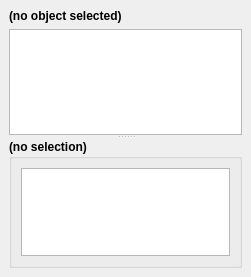
<?xml version="1.0" encoding="UTF-8"?>
<ui version="4.0">
 <class>GlyphMappingChooser</class>
 <widget class="QDockWidget" name="GlyphMappingChooser">
  <property name="geometry">
   <rect>
    <x>0</x>
    <y>0</y>
    <width>251</width>
    <height>277</height>
   </rect>
  </property>
  <property name="windowTitle">
   <string>glyph mapping</string>
  </property>
  <widget class="QWidget" name="content">
   <layout class="QVBoxLayout" name="verticalLayout_2">
    <item>
     <widget class="QLabel" name="relatedDataObject">
      <property name="sizePolicy">
       <sizepolicy hsizetype="Preferred" vsizetype="Fixed">
        <horstretch>0</horstretch>
        <verstretch>0</verstretch>
       </sizepolicy>
      </property>
      <property name="font">
       <font>
        <weight>75</weight>
        <bold>true</bold>
       </font>
      </property>
      <property name="text">
       <string>(no object selected)</string>
      </property>
     </widget>
    </item>
    <item>
     <widget class="QSplitter" name="splitter">
      <property name="frameShape">
       <enum>QFrame::NoFrame</enum>
      </property>
      <property name="orientation">
       <enum>Qt::Vertical</enum>
      </property>
      <property name="childrenCollapsible">
       <bool>false</bool>
      </property>
      <widget class="QWidget" name="upperContent">
       <layout class="QVBoxLayout" name="upperVerticalLayout">
        <item>
         <widget class="QListView" name="vectorsListView"/>
        </item>
       </layout>
      </widget>
      <widget class="QGroupBox" name="propertyBrowserContainer">
       <property name="font">
        <font>
         <weight>75</weight>
         <bold>true</bold>
        </font>
       </property>
       <property name="title">
        <string>(no selection)</string>
       </property>
       <property name="flat">
        <bool>false</bool>
       </property>
       <layout class="QVBoxLayout" name="verticalLayout">       
        <item>
         <widget class="propertyguizeug::PropertyBrowser" name="propertyBrowser"/>
        </item>
       </layout>
      </widget>
     </widget>
    </item>
   </layout>
  </widget>
 </widget>
 <customwidgets>
  <customwidget>
   <class>propertyguizeug::PropertyBrowser</class>
   <extends>QTreeView</extends>
   <header>propertyguizeug/PropertyBrowser.h</header>
  </customwidget>
 </customwidgets>
 <resources/>
 <connections/>
</ui>
